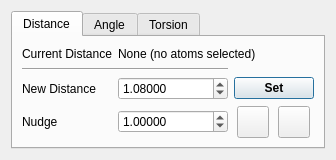
<?xml version="1.0" encoding="UTF-8"?>
<ui version="4.0">
 <class>GeometryDialog</class>
 <widget class="QDialog" name="GeometryDialog">
  <property name="geometry">
   <rect>
    <x>0</x>
    <y>0</y>
    <width>336</width>
    <height>136</height>
   </rect>
  </property>
  <property name="windowTitle">
   <string>Geometry</string>
  </property>
  <property name="windowIcon">
   <iconset resource="icons.qrc">
    <normaloff>:/stackicons/icons/stack_command.svg</normaloff>:/stackicons/icons/stack_command.svg</iconset>
  </property>
  <layout class="QHBoxLayout" name="horizontalLayout_2">
   <item>
    <widget class="QTabWidget" name="Tabs">
     <property name="currentIndex">
      <number>0</number>
     </property>
     <widget class="QWidget" name="DistanceTab">
      <attribute name="title">
       <string>Distance</string>
      </attribute>
      <layout class="QHBoxLayout" name="horizontalLayout_6">
       <item>
        <layout class="QGridLayout" name="gridLayout">
         <item row="0" column="1" colspan="2">
          <widget class="QLabel" name="DistanceLabel">
           <property name="text">
            <string>None (no atoms selected)</string>
           </property>
          </widget>
         </item>
         <item row="4" column="0">
          <widget class="QLabel" name="label_2">
           <property name="sizePolicy">
            <sizepolicy hsizetype="Minimum" vsizetype="Preferred">
             <horstretch>0</horstretch>
             <verstretch>0</verstretch>
            </sizepolicy>
           </property>
           <property name="text">
            <string>New Distance</string>
           </property>
          </widget>
         </item>
         <item row="1" column="0" colspan="2">
          <widget class="Line" name="line">
           <property name="orientation">
            <enum>Qt::Horizontal</enum>
           </property>
          </widget>
         </item>
         <item row="4" column="1">
          <widget class="QDoubleSpinBox" name="NewDistanceSpin">
           <property name="sizePolicy">
            <sizepolicy hsizetype="Expanding" vsizetype="Fixed">
             <horstretch>0</horstretch>
             <verstretch>0</verstretch>
            </sizepolicy>
           </property>
           <property name="decimals">
            <number>5</number>
           </property>
           <property name="maximum">
            <double>1000000000.000000000000000</double>
           </property>
           <property name="singleStep">
            <double>0.100000000000000</double>
           </property>
           <property name="value">
            <double>1.080000000000000</double>
           </property>
          </widget>
         </item>
         <item row="4" column="2">
          <widget class="QPushButton" name="SetNewDistanceButton">
           <property name="font">
            <font>
             <weight>75</weight>
             <bold>true</bold>
            </font>
           </property>
           <property name="text">
            <string>Set</string>
           </property>
          </widget>
         </item>
         <item row="5" column="0">
          <widget class="QLabel" name="label_3">
           <property name="sizePolicy">
            <sizepolicy hsizetype="Minimum" vsizetype="Preferred">
             <horstretch>0</horstretch>
             <verstretch>0</verstretch>
            </sizepolicy>
           </property>
           <property name="text">
            <string>Nudge</string>
           </property>
          </widget>
         </item>
         <item row="5" column="1">
          <widget class="QDoubleSpinBox" name="NudgeDistanceSpin">
           <property name="sizePolicy">
            <sizepolicy hsizetype="Expanding" vsizetype="Fixed">
             <horstretch>0</horstretch>
             <verstretch>0</verstretch>
            </sizepolicy>
           </property>
           <property name="decimals">
            <number>5</number>
           </property>
           <property name="maximum">
            <double>1000000000.000000000000000</double>
           </property>
           <property name="singleStep">
            <double>0.100000000000000</double>
           </property>
           <property name="value">
            <double>1.000000000000000</double>
           </property>
          </widget>
         </item>
         <item row="5" column="2">
          <layout class="QHBoxLayout" name="horizontalLayout">
           <item>
            <widget class="QPushButton" name="NudgeDistanceMinusButton">
             <property name="minimumSize">
              <size>
               <width>32</width>
               <height>32</height>
              </size>
             </property>
             <property name="maximumSize">
              <size>
               <width>32</width>
               <height>32</height>
              </size>
             </property>
             <property name="text">
              <string/>
             </property>
             <property name="icon">
              <iconset resource="icons.qrc">
               <normaloff>:/basic/icons/basic_minus.svg</normaloff>:/basic/icons/basic_minus.svg</iconset>
             </property>
             <property name="iconSize">
              <size>
               <width>24</width>
               <height>24</height>
              </size>
             </property>
            </widget>
           </item>
           <item>
            <widget class="QPushButton" name="NudgeDistancePlusButton">
             <property name="minimumSize">
              <size>
               <width>32</width>
               <height>32</height>
              </size>
             </property>
             <property name="maximumSize">
              <size>
               <width>32</width>
               <height>32</height>
              </size>
             </property>
             <property name="text">
              <string/>
             </property>
             <property name="icon">
              <iconset resource="icons.qrc">
               <normaloff>:/basic/icons/basic_plus.svg</normaloff>:/basic/icons/basic_plus.svg</iconset>
             </property>
             <property name="iconSize">
              <size>
               <width>24</width>
               <height>24</height>
              </size>
             </property>
            </widget>
           </item>
          </layout>
         </item>
         <item row="0" column="0">
          <widget class="QLabel" name="label">
           <property name="sizePolicy">
            <sizepolicy hsizetype="Minimum" vsizetype="Preferred">
             <horstretch>0</horstretch>
             <verstretch>0</verstretch>
            </sizepolicy>
           </property>
           <property name="text">
            <string>Current Distance</string>
           </property>
          </widget>
         </item>
        </layout>
       </item>
      </layout>
     </widget>
     <widget class="QWidget" name="AngleTab">
      <attribute name="title">
       <string>Angle</string>
      </attribute>
      <layout class="QHBoxLayout" name="horizontalLayout_5">
       <item>
        <layout class="QGridLayout" name="gridLayout_2">
         <item row="0" column="0">
          <widget class="QLabel" name="label_4">
           <property name="sizePolicy">
            <sizepolicy hsizetype="Minimum" vsizetype="Preferred">
             <horstretch>0</horstretch>
             <verstretch>0</verstretch>
            </sizepolicy>
           </property>
           <property name="text">
            <string>Current Angle</string>
           </property>
          </widget>
         </item>
         <item row="0" column="1" colspan="2">
          <widget class="QLabel" name="AngleLabel">
           <property name="text">
            <string>None (no atoms selected)</string>
           </property>
          </widget>
         </item>
         <item row="4" column="0">
          <widget class="QLabel" name="label_5">
           <property name="sizePolicy">
            <sizepolicy hsizetype="Minimum" vsizetype="Preferred">
             <horstretch>0</horstretch>
             <verstretch>0</verstretch>
            </sizepolicy>
           </property>
           <property name="text">
            <string>New Angle</string>
           </property>
          </widget>
         </item>
         <item row="1" column="0" colspan="2">
          <widget class="Line" name="line_2">
           <property name="orientation">
            <enum>Qt::Horizontal</enum>
           </property>
          </widget>
         </item>
         <item row="4" column="1">
          <widget class="QDoubleSpinBox" name="NewAngleSpin">
           <property name="sizePolicy">
            <sizepolicy hsizetype="Expanding" vsizetype="Fixed">
             <horstretch>0</horstretch>
             <verstretch>0</verstretch>
            </sizepolicy>
           </property>
           <property name="decimals">
            <number>5</number>
           </property>
           <property name="maximum">
            <double>180.000000000000000</double>
           </property>
           <property name="value">
            <double>109.500000000000000</double>
           </property>
          </widget>
         </item>
         <item row="4" column="2">
          <widget class="QPushButton" name="SetNewAngleButton">
           <property name="font">
            <font>
             <weight>75</weight>
             <bold>true</bold>
            </font>
           </property>
           <property name="text">
            <string>Set</string>
           </property>
          </widget>
         </item>
         <item row="5" column="0">
          <widget class="QLabel" name="label_6">
           <property name="sizePolicy">
            <sizepolicy hsizetype="Minimum" vsizetype="Preferred">
             <horstretch>0</horstretch>
             <verstretch>0</verstretch>
            </sizepolicy>
           </property>
           <property name="text">
            <string>Nudge</string>
           </property>
          </widget>
         </item>
         <item row="5" column="1">
          <widget class="QDoubleSpinBox" name="NudgeAngleSpin">
           <property name="sizePolicy">
            <sizepolicy hsizetype="Expanding" vsizetype="Fixed">
             <horstretch>0</horstretch>
             <verstretch>0</verstretch>
            </sizepolicy>
           </property>
           <property name="decimals">
            <number>5</number>
           </property>
           <property name="maximum">
            <double>180.000000000000000</double>
           </property>
           <property name="value">
            <double>1.000000000000000</double>
           </property>
          </widget>
         </item>
         <item row="5" column="2">
          <layout class="QHBoxLayout" name="horizontalLayout_3">
           <item>
            <widget class="QPushButton" name="NudgeAngleMinusButton">
             <property name="minimumSize">
              <size>
               <width>32</width>
               <height>32</height>
              </size>
             </property>
             <property name="maximumSize">
              <size>
               <width>32</width>
               <height>32</height>
              </size>
             </property>
             <property name="text">
              <string/>
             </property>
             <property name="icon">
              <iconset resource="icons.qrc">
               <normaloff>:/basic/icons/basic_minus.svg</normaloff>:/basic/icons/basic_minus.svg</iconset>
             </property>
             <property name="iconSize">
              <size>
               <width>24</width>
               <height>24</height>
              </size>
             </property>
            </widget>
           </item>
           <item>
            <widget class="QPushButton" name="NudgeAnglePlusButton">
             <property name="minimumSize">
              <size>
               <width>32</width>
               <height>32</height>
              </size>
             </property>
             <property name="maximumSize">
              <size>
               <width>32</width>
               <height>32</height>
              </size>
             </property>
             <property name="text">
              <string/>
             </property>
             <property name="icon">
              <iconset resource="icons.qrc">
               <normaloff>:/basic/icons/basic_plus.svg</normaloff>:/basic/icons/basic_plus.svg</iconset>
             </property>
             <property name="iconSize">
              <size>
               <width>24</width>
               <height>24</height>
              </size>
             </property>
            </widget>
           </item>
          </layout>
         </item>
        </layout>
       </item>
      </layout>
     </widget>
     <widget class="QWidget" name="TorsionTab">
      <property name="toolTip">
       <string>Change the torsion angle made by four selected atoms</string>
      </property>
      <attribute name="title">
       <string>Torsion</string>
      </attribute>
      <layout class="QHBoxLayout" name="horizontalLayout_7">
       <item>
        <layout class="QGridLayout" name="gridLayout_3">
         <item row="0" column="0">
          <widget class="QLabel" name="label_7">
           <property name="text">
            <string>Current Torsion</string>
           </property>
          </widget>
         </item>
         <item row="0" column="1" colspan="2">
          <widget class="QLabel" name="TorsionLabel">
           <property name="text">
            <string>None (no atoms selected)</string>
           </property>
          </widget>
         </item>
         <item row="4" column="0">
          <widget class="QLabel" name="label_8">
           <property name="text">
            <string>New Torsion</string>
           </property>
          </widget>
         </item>
         <item row="1" column="0" colspan="2">
          <widget class="Line" name="line_3">
           <property name="orientation">
            <enum>Qt::Horizontal</enum>
           </property>
          </widget>
         </item>
         <item row="4" column="1">
          <widget class="QDoubleSpinBox" name="NewTorsionSpin">
           <property name="sizePolicy">
            <sizepolicy hsizetype="Expanding" vsizetype="Fixed">
             <horstretch>0</horstretch>
             <verstretch>0</verstretch>
            </sizepolicy>
           </property>
           <property name="decimals">
            <number>5</number>
           </property>
           <property name="minimum">
            <double>-180.000000000000000</double>
           </property>
           <property name="maximum">
            <double>180.000000000000000</double>
           </property>
           <property name="value">
            <double>180.000000000000000</double>
           </property>
          </widget>
         </item>
         <item row="4" column="2">
          <widget class="QPushButton" name="SetNewTorsionButton">
           <property name="font">
            <font>
             <weight>75</weight>
             <bold>true</bold>
            </font>
           </property>
           <property name="text">
            <string>Set</string>
           </property>
          </widget>
         </item>
         <item row="5" column="0">
          <widget class="QLabel" name="label_9">
           <property name="text">
            <string>Nudge</string>
           </property>
          </widget>
         </item>
         <item row="5" column="1">
          <widget class="QDoubleSpinBox" name="NudgeTorsionSpin">
           <property name="sizePolicy">
            <sizepolicy hsizetype="Expanding" vsizetype="Fixed">
             <horstretch>0</horstretch>
             <verstretch>0</verstretch>
            </sizepolicy>
           </property>
           <property name="decimals">
            <number>5</number>
           </property>
           <property name="minimum">
            <double>-180.000000000000000</double>
           </property>
           <property name="maximum">
            <double>180.000000000000000</double>
           </property>
           <property name="value">
            <double>10.000000000000000</double>
           </property>
          </widget>
         </item>
         <item row="5" column="2">
          <layout class="QHBoxLayout" name="horizontalLayout_4">
           <item>
            <widget class="QPushButton" name="NudgeTorsionMinusButton">
             <property name="minimumSize">
              <size>
               <width>32</width>
               <height>32</height>
              </size>
             </property>
             <property name="maximumSize">
              <size>
               <width>32</width>
               <height>32</height>
              </size>
             </property>
             <property name="text">
              <string/>
             </property>
             <property name="icon">
              <iconset resource="icons.qrc">
               <normaloff>:/basic/icons/basic_minus.svg</normaloff>:/basic/icons/basic_minus.svg</iconset>
             </property>
             <property name="iconSize">
              <size>
               <width>24</width>
               <height>24</height>
              </size>
             </property>
            </widget>
           </item>
           <item>
            <widget class="QPushButton" name="NudgeTorsionPlusButton">
             <property name="minimumSize">
              <size>
               <width>32</width>
               <height>32</height>
              </size>
             </property>
             <property name="maximumSize">
              <size>
               <width>32</width>
               <height>32</height>
              </size>
             </property>
             <property name="text">
              <string/>
             </property>
             <property name="icon">
              <iconset resource="icons.qrc">
               <normaloff>:/basic/icons/basic_plus.svg</normaloff>:/basic/icons/basic_plus.svg</iconset>
             </property>
             <property name="iconSize">
              <size>
               <width>24</width>
               <height>24</height>
              </size>
             </property>
            </widget>
           </item>
          </layout>
         </item>
        </layout>
       </item>
      </layout>
     </widget>
    </widget>
   </item>
  </layout>
 </widget>
 <resources>
  <include location="icons.qrc"/>
 </resources>
 <connections/>
</ui>
